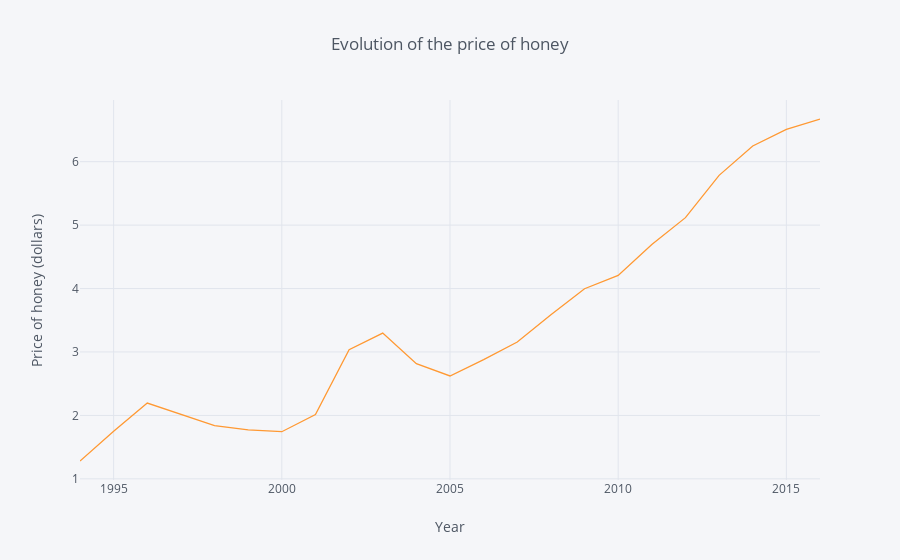

The notebook cell saved with this chart:
### Markdown cell above
### Evolution of the price of honey

### Code cell
evo_price = data.groupby("year", as_index=False).agg({'priceperkg':'mean'})
evo_price.iplot(kind='line', x='year', xTitle='Year', color='orange',
           yTitle='Price of honey (dollars)', title='Evolution of the price of honey')

### Figure 1 — Plotly figure (JSON) as saved in the notebook; plotly's stock layout.template omitted (floating-point values rounded to 4 significant figures)
{"data": [{"line": {"color": "rgba(255, 153, 51, 1.0)", "dash": "solid", "shape": "linear", "width": 1.3}, "mode": "lines", "name": "priceperkg", "text": "", "type": "scatter", "uid": "e6de9028-4433-11ea-9fb0-4c348862c0db", "x": [1994, 1995, 1996, 1997, 1998, 1999, 2000, 2001, 2002, 2003, 2004, 2005, 2006, 2007, 2008, 2009, 2010, 2011, 2012, 2013, 2014, 2015, 2016], "y": [1.281, 1.751, 2.195, 2.016, 1.839, 1.773, 1.743, 2.012, 3.037, 3.298, 2.815, 2.622, 2.879, 3.156, 3.586, 3.998, 4.206, 4.694, 5.118, 5.785, 6.248, 6.509, 6.673]}], "layout": {"legend": {"bgcolor": "#F5F6F9", "font": {"color": "#4D5663"}}, "paper_bgcolor": "#F5F6F9", "plot_bgcolor": "#F5F6F9", "title": "Evolution of the price of honey", "titlefont": {"color": "#4D5663"}, "xaxis": {"gridcolor": "#E1E5ED", "showgrid": true, "tickfont": {"color": "#4D5663"}, "title": "Year", "titlefont": {"color": "#4D5663"}, "zerolinecolor": "#E1E5ED"}, "yaxis": {"gridcolor": "#E1E5ED", "showgrid": true, "tickfont": {"color": "#4D5663"}, "title": "Price of honey (dollars)", "titlefont": {"color": "#4D5663"}, "zerolinecolor": "#E1E5ED"}}}
